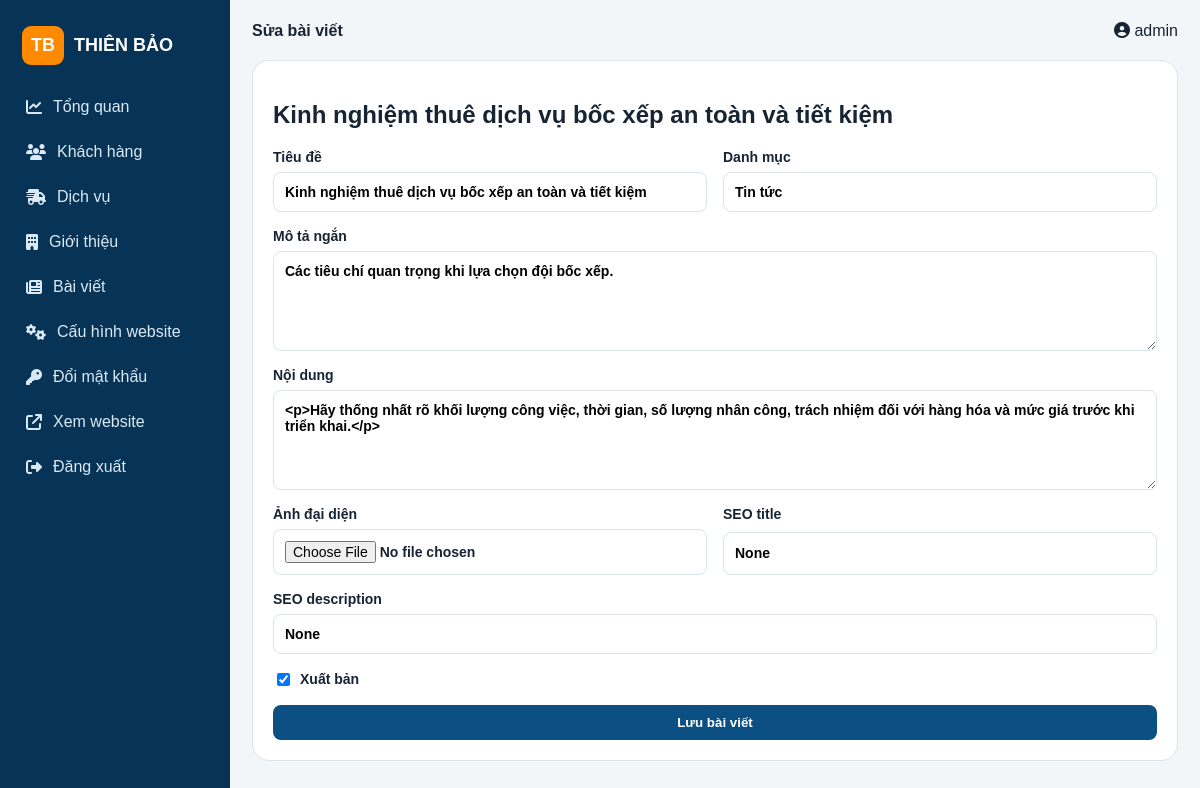
Screenshot of /admin/posts/1/edit (signed in) with the database file from the repository.
### app.py (models this page shows)
class Post(db.Model):
    id=db.Column(db.Integer,primary_key=True); title=db.Column(db.String(220),nullable=False); slug=db.Column(db.String(240),unique=True,nullable=False)
    excerpt=db.Column(db.String(400),nullable=False); content=db.Column(db.Text,nullable=False); image=db.Column(db.String(255)); category=db.Column(db.String(100),default='Tin tức')
    seo_title=db.Column(db.String(180)); seo_description=db.Column(db.String(320)); is_published=db.Column(db.Boolean,default=True)
    created_at=db.Column(db.DateTime,default=datetime.utcnow); updated_at=db.Column(db.DateTime,default=datetime.utcnow,onupdate=datetime.utcnow)

### app.py (the view)
@app.route('/admin/posts/<int:id>/edit',methods=['GET','POST'])
@admin_required
def admin_post_edit(id):
    obj=Post.query.get_or_404(id)
    if request.method=='POST':
        try: post_from_form(obj); db.session.commit(); flash('Đã cập nhật bài viết.','success'); return redirect(url_for('admin_posts'))
        except Exception as e: db.session.rollback(); flash(str(e),'error')
    return render_template('admin/post_edit.html',post=obj)

### app.py (called while the page is built)
def setting(key,default=''):
    row=SiteSetting.query.filter_by(key=key).first(); return row.value if row else DEFAULT_SETTINGS.get(key,default)

def csrf_token():
    if '_csrf' not in session: session['_csrf']=secrets.token_urlsafe(24)
    return session['_csrf']

def admin_required(fn):
    @wraps(fn)
    def wrap(*a,**k):
        if not session.get('admin_id'): return redirect(url_for('admin_login',next=request.path))
        return fn(*a,**k)
    return wrap

@app.context_processor
def globals_ctx():
    site={k:setting(k,v) for k,v in DEFAULT_SETTINGS.items()}
    site.update({'logo_image':setting('logo_image'),'favicon':setting('favicon'),'hero_image':setting('hero_image')})
    return {'site':site,'current_year':datetime.now().year,'csrf_token':csrf_token}

@app.before_request
def csrf_guard():
    if request.method=='POST': check_csrf()

### templates/admin/post_edit.html (shortened to what this page needs)
{% extends 'admin/base.html' %}{% block heading %}Sửa bài viết{% endblock %}{% block content %}<section class="panel"><h2>{{ post.title }}</h2>{% include 'admin/post_form.html' %}</section>{% endblock %}

### templates/admin/post_form.html
<form method="post" enctype="multipart/form-data" class="form-grid admin-form"><input type="hidden" name="_csrf" value="{{ csrf_token() }}"><label>Tiêu đề<input name="title" value="{{ post.title if post else '' }}" required></label><label>Danh mục<input name="category" value="{{ post.category if post else 'Tin tức' }}"></label><label class="full">Mô tả ngắn<textarea name="excerpt" required>{{ post.excerpt if post else '' }}</textarea></label><label class="full">Nội dung<textarea class="editor" name="content" required>{{ post.content if post else '' }}</textarea></label><label>Ảnh đại diện<input type="file" name="image" accept="image/*"></label><label>SEO title<input name="seo_title" value="{{ post.seo_title if post else '' }}"></label><label class="full">SEO description<input name="seo_description" value="{{ post.seo_description if post else '' }}"></label><label class="check"><input type="checkbox" name="is_published" {% if not post or post.is_published %}checked{% endif %}> Xuất bản</label><button class="button full">Lưu bài viết</button></form>

### static/css/admin.css (style rules this page uses)
:root { --p:#0b4f83;--pd:#073456;--a:#ff8a00;--bg:#f3f6f9;--line:#dbe4ec;--text:#172433;--muted:#6b7c8d }
* { box-sizing:border-box }
body { margin:0;font-family:Arial,sans-serif;background:var(--bg);color:var(--text) }
.panel { background:#fff;border:1px solid var(--line);border-radius:17px;padding:20px;margin-bottom:20px }
.button,button { border:0;background:var(--p);color:#fff;padding:10px 15px;border-radius:8px;text-decoration:none;cursor:pointer;font-weight:700 }
.filters input,.filters select,.admin-form input,.admin-form select,.admin-form textarea,td select,td textarea { padding:11px;border:1px solid var(--line);border-radius:8px;font:inherit;width:100% }
.form-grid { display:grid;grid-template-columns:1fr 1fr;gap:16px }
.admin-form label { display:grid;gap:7px;font-weight:700;font-size:14px }
.admin-form textarea { min-height:100px }
.admin-form .check { display:flex;align-items:center }
.admin-form .check input { width:auto }
.full { grid-column:1/-1 }

### rows the page displays
Post: title "Kinh nghiệm thuê dịch vụ bốc xếp an toàn và tiết kiệm", category "Tin tức", excerpt "Các tiêu chí quan trọng khi lựa chọn đội bốc xếp.", content "<p>Hãy thống nhất rõ khối lượng công việc, thời gian, số lượng nhân công, trách nhiệm đối với hàng hóa và mức giá trước khi triển khai.</p>", seo_title "None", seo_description "None", is_published "☑"

### other values shown
{{ session.admin_username }} "admin"
